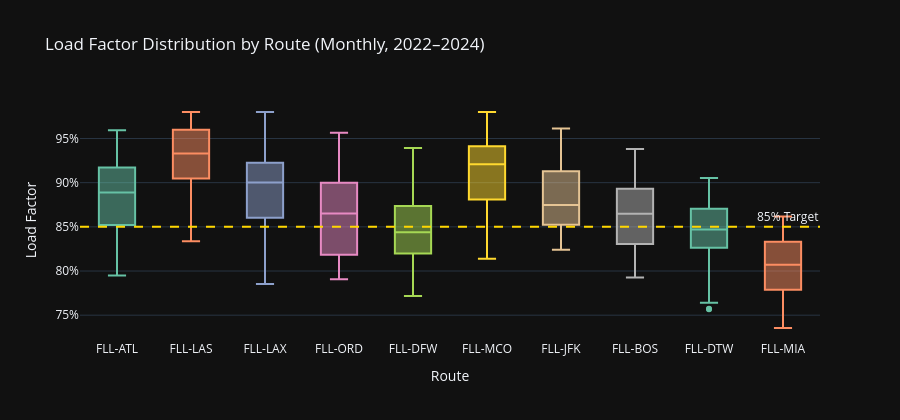

The code cell stored with this chart in its notebook:
### Markdown cell above
## 5. Load Factor Distribution

### Code cell
fig = px.box(
    capacity.dropna(subset=['LoadFactor']),
    x='Route', y='LoadFactor',
    color='Route',
    template=TEMPLATE,
    title='Load Factor Distribution by Route (Monthly, 2022–2024)',
    labels={'LoadFactor': 'Load Factor'},
    color_discrete_sequence=px.colors.qualitative.Set2
)
fig.add_hline(y=0.85, line_dash='dash', line_color=SPIRIT_YELLOW,
              annotation_text='85% Target')
fig.update_yaxes(tickformat='.0%')
fig.update_layout(showlegend=False, height=420)
fig.show()

# Summary stats
lf_stats = capacity.groupby('Route')['LoadFactor'].agg(['mean', 'std', 'min', 'max'])
lf_stats.columns = ['Mean LF', 'Std', 'Min LF', 'Max LF']
lf_stats = lf_stats.applymap(lambda x: f'{x:.1%}')
print('Load Factor Statistics by Route:')
print(lf_stats.to_string())

### Figure 1 — Plotly figure (JSON) as saved in the notebook; plotly's stock layout.template omitted (floating-point values rounded to 4 significant figures)
{"data": [{"alignmentgroup": "True", "hovertemplate": "Route=%{x}<br>Load Factor=%{y}<extra></extra>", "legendgroup": "FLL-ATL", "marker": {"color": "rgb(102,194,165)"}, "name": "FLL-ATL", "notched": false, "offsetgroup": "FLL-ATL", "orientation": "v", "showlegend": true, "type": "box", "x": ["FLL-ATL", "FLL-ATL", "FLL-ATL", "FLL-ATL", "FLL-ATL", "FLL-ATL", "FLL-ATL", "FLL-ATL", "FLL-ATL", "FLL-ATL", "FLL-ATL", "FLL-ATL", "FLL-ATL", "FLL-ATL", "FLL-ATL", "FLL-ATL", "FLL-ATL", "FLL-ATL", "FLL-ATL", "FLL-ATL", "FLL-ATL", "FLL-ATL", "FLL-ATL", "FLL-ATL", "FLL-ATL", "FLL-ATL", "FLL-ATL", "FLL-ATL", "FLL-ATL", "FLL-ATL", "FLL-ATL", "FLL-ATL", "FLL-ATL", "FLL-ATL", "FLL-ATL", "FLL-ATL"], "x0": " ", "xaxis": "x", "y": [0.8973, 0.9303, 0.9124, 0.8527, 0.8102, 0.9391, 0.9305, 0.9062, 0.8065, 0.8868, 0.8883, 0.9163, 0.8733, 0.8993, 0.906, 0.8808, 0.8515, 0.9276, 0.9192, 0.8894, 0.8761, 0.8282, 0.8129, 0.931, 0.8276, 0.9179, 0.9594, 0.8821, 0.8703, 0.8485, 0.9467, 0.9119, 0.7948, 0.9074, 0.8233, 0.8696], "y0": " ", "yaxis": "y"}, {"alignmentgroup": "True", "hovertemplate": "Route=%{x}<br>Load Factor=%{y}<extra></extra>", "legendgroup": "FLL-LAS", "marker": {"color": "rgb(252,141,98)"}, "name": "FLL-LAS", "notched": false, "offsetgroup": "FLL-LAS", "orientation": "v", "showlegend": true, "type": "box", "x": ["FLL-LAS", "FLL-LAS", "FLL-LAS", "FLL-LAS", "FLL-LAS", "FLL-LAS", "FLL-LAS", "FLL-LAS", "FLL-LAS", "FLL-LAS", "FLL-LAS", "FLL-LAS", "FLL-LAS", "FLL-LAS", "FLL-LAS", "FLL-LAS", "FLL-LAS", "FLL-LAS", "FLL-LAS", "FLL-LAS", "FLL-LAS", "FLL-LAS", "FLL-LAS", "FLL-LAS", "FLL-LAS", "FLL-LAS", "FLL-LAS", "FLL-LAS", "FLL-LAS", "FLL-LAS", "FLL-LAS", "FLL-LAS", "FLL-LAS", "FLL-LAS", "FLL-LAS", "FLL-LAS"], "x0": " ", "xaxis": "x", "y": [0.8757, 0.9508, 0.98, 0.9332, 0.8999, 0.9256, 0.98, 0.913, 0.8337, 0.932, 0.9053, 0.9741, 0.9487, 0.9328, 0.954, 0.9392, 0.8915, 0.9601, 0.9673, 0.9042, 0.899, 0.8513, 0.907, 0.962, 0.968, 0.9164, 0.9537, 0.917, 0.9154, 0.976, 0.9793, 0.9407, 0.9008, 0.9529, 0.8593, 0.9598], "y0": " ", "yaxis": "y"}, {"alignmentgroup": "True", "hovertemplate": "Route=%{x}<br>Load Factor=%{y}<extra></extra>", "legendgroup": "FLL-LAX", "marker": {"color": "rgb(141,160,203)"}, "name": "FLL-LAX", "notched": false, "offsetgroup": "FLL-LAX", "orientation": "v", "showlegend": true, "type": "box", "x": ["FLL-LAX", "FLL-LAX", "FLL-LAX", "FLL-LAX", "FLL-LAX", "FLL-LAX", "FLL-LAX", "FLL-LAX", "FLL-LAX", "FLL-LAX", "FLL-LAX", "FLL-LAX", "FLL-LAX", "FLL-LAX", "FLL-LAX", "FLL-LAX", "FLL-LAX", "FLL-LAX", "FLL-LAX", "FLL-LAX", "FLL-LAX", "FLL-LAX", "FLL-LAX", "FLL-LAX", "FLL-LAX", "FLL-LAX", "FLL-LAX", "FLL-LAX", "FLL-LAX", "FLL-LAX", "FLL-LAX", "FLL-LAX", "FLL-LAX", "FLL-LAX", "FLL-LAX", "FLL-LAX"], "x0": " ", "xaxis": "x", "y": [0.9228, 0.9225, 0.98, 0.88, 0.8495, 0.9461, 0.8568, 0.8957, 0.911, 0.8607, 0.8807, 0.9014, 0.8993, 0.9157, 0.98, 0.8597, 0.7971, 0.9322, 0.98, 0.8893, 0.7853, 0.8278, 0.883, 0.9131, 0.9013, 0.8492, 0.9244, 0.9136, 0.8721, 0.8892, 0.9715, 0.9396, 0.826, 0.8377, 0.9083, 0.9135], "y0": " ", "yaxis": "y"}, {"alignmentgroup": "True", "hovertemplate": "Route=%{x}<br>Load Factor=%{y}<extra></extra>", "legendgroup": "FLL-ORD", "marker": {"color": "rgb(231,138,195)"}, "name": "FLL-ORD", "notched": false, "offsetgroup": "FLL-ORD", "orientation": "v", "showlegend": true, "type": "box", "x": ["FLL-ORD", "FLL-ORD", "FLL-ORD", "FLL-ORD", "FLL-ORD", "FLL-ORD", "FLL-ORD", "FLL-ORD", "FLL-ORD", "FLL-ORD", "FLL-ORD", "FLL-ORD", "FLL-ORD", "FLL-ORD", "FLL-ORD", "FLL-ORD", "FLL-ORD", "FLL-ORD", "FLL-ORD", "FLL-ORD", "FLL-ORD", "FLL-ORD", "FLL-ORD", "FLL-ORD", "FLL-ORD", "FLL-ORD", "FLL-ORD", "FLL-ORD", "FLL-ORD", "FLL-ORD", "FLL-ORD", "FLL-ORD", "FLL-ORD", "FLL-ORD", "FLL-ORD", "FLL-ORD"], "x0": " ", "xaxis": "x", "y": [0.8651, 0.944, 0.9156, 0.8451, 0.7907, 0.8911, 0.9074, 0.8613, 0.8378, 0.7913, 0.7925, 0.8763, 0.8684, 0.8441, 0.8737, 0.8336, 0.8472, 0.8669, 0.9372, 0.8113, 0.8196, 0.8095, 0.8512, 0.9565, 0.8651, 0.8931, 0.9322, 0.8174, 0.867, 0.9116, 0.9031, 0.8968, 0.8111, 0.8044, 0.7978, 0.9267], "y0": " ", "yaxis": "y"}, {"alignmentgroup": "True", "hovertemplate": "Route=%{x}<br>Load Factor=%{y}<extra></extra>", "legendgroup": "FLL-DFW", "marker": {"color": "rgb(166,216,84)"}, "name": "FLL-DFW", "notched": false, "offsetgroup": "FLL-DFW", "orientation": "v", "showlegend": true, "type": "box", "x": ["FLL-DFW", "FLL-DFW", "FLL-DFW", "FLL-DFW", "FLL-DFW", "FLL-DFW", "FLL-DFW", "FLL-DFW", "FLL-DFW", "FLL-DFW", "FLL-DFW", "FLL-DFW", "FLL-DFW", "FLL-DFW", "FLL-DFW", "FLL-DFW", "FLL-DFW", "FLL-DFW", "FLL-DFW", "FLL-DFW", "FLL-DFW", "FLL-DFW", "FLL-DFW", "FLL-DFW", "FLL-DFW", "FLL-DFW", "FLL-DFW", "FLL-DFW", "FLL-DFW", "FLL-DFW", "FLL-DFW", "FLL-DFW", "FLL-DFW", "FLL-DFW", "FLL-DFW", "FLL-DFW"], "x0": " ", "xaxis": "x", "y": [0.9007, 0.8437, 0.8983, 0.8009, 0.8132, 0.8525, 0.8532, 0.8551, 0.8172, 0.8243, 0.802, 0.9202, 0.8541, 0.9216, 0.8484, 0.9282, 0.8224, 0.8322, 0.8557, 0.8857, 0.8149, 0.8321, 0.836, 0.844, 0.8435, 0.7984, 0.8616, 0.858, 0.7716, 0.9392, 0.926, 0.8237, 0.8099, 0.8249, 0.814, 0.8959], "y0": " ", "yaxis": "y"}, {"alignmentgroup": "True", "hovertemplate": "Route=%{x}<br>Load Factor=%{y}<extra></extra>", "legendgroup": "FLL-MCO", "marker": {"color": "rgb(255,217,47)"}, "name": "FLL-MCO", "notched": false, "offsetgroup": "FLL-MCO", "orientation": "v", "showlegend": true, "type": "box", "x": ["FLL-MCO", "FLL-MCO", "FLL-MCO", "FLL-MCO", "FLL-MCO", "FLL-MCO", "FLL-MCO", "FLL-MCO", "FLL-MCO", "FLL-MCO", "FLL-MCO", "FLL-MCO", "FLL-MCO", "FLL-MCO", "FLL-MCO", "FLL-MCO", "FLL-MCO", "FLL-MCO", "FLL-MCO", "FLL-MCO", "FLL-MCO", "FLL-MCO", "FLL-MCO", "FLL-MCO", "FLL-MCO", "FLL-MCO", "FLL-MCO", "FLL-MCO", "FLL-MCO", "FLL-MCO", "FLL-MCO", "FLL-MCO", "FLL-MCO", "FLL-MCO", "FLL-MCO", "FLL-MCO"], "x0": " ", "xaxis": "x", "y": [0.9003, 0.9277, 0.9648, 0.9129, 0.8987, 0.9394, 0.9781, 0.9429, 0.8138, 0.8468, 0.9234, 0.98, 0.9264, 0.9215, 0.9745, 0.9203, 0.8435, 0.932, 0.9079, 0.9062, 0.8509, 0.9216, 0.8165, 0.9293, 0.9305, 0.95, 0.9755, 0.8702, 0.8861, 0.9161, 0.98, 0.9159, 0.8505, 0.8757, 0.8407, 0.9555], "y0": " ", "yaxis": "y"}, {"alignmentgroup": "True", "hovertemplate": "Route=%{x}<br>Load Factor=%{y}<extra></extra>", "legendgroup": "FLL-JFK", "marker": {"color": "rgb(229,196,148)"}, "name": "FLL-JFK", "notched": false, "offsetgroup": "FLL-JFK", "orientation": "v", "showlegend": true, "type": "box", "x": ["FLL-JFK", "FLL-JFK", "FLL-JFK", "FLL-JFK", "FLL-JFK", "FLL-JFK", "FLL-JFK", "FLL-JFK", "FLL-JFK", "FLL-JFK", "FLL-JFK", "FLL-JFK", "FLL-JFK", "FLL-JFK", "FLL-JFK", "FLL-JFK", "FLL-JFK", "FLL-JFK", "FLL-JFK", "FLL-JFK", "FLL-JFK", "FLL-JFK", "FLL-JFK", "FLL-JFK", "FLL-JFK", "FLL-JFK", "FLL-JFK", "FLL-JFK", "FLL-JFK", "FLL-JFK", "FLL-JFK", "FLL-JFK", "FLL-JFK", "FLL-JFK", "FLL-JFK", "FLL-JFK"], "x0": " ", "xaxis": "x", "y": [0.8468, 0.9055, 0.8982, 0.9059, 0.8611, 0.9579, 0.853, 0.9312, 0.8458, 0.8487, 0.9162, 0.8671, 0.8864, 0.9374, 0.9382, 0.8586, 0.8794, 0.8875, 0.9098, 0.8701, 0.8516, 0.8493, 0.9255, 0.9354, 0.8355, 0.9241, 0.8873, 0.8617, 0.8642, 0.8673, 0.9048, 0.8698, 0.8242, 0.8378, 0.8469, 0.9612], "y0": " ", "yaxis": "y"}, {"alignmentgroup": "True", "hovertemplate": "Route=%{x}<br>Load Factor=%{y}<extra></extra>", "legendgroup": "FLL-BOS", "marker": {"color": "rgb(179,179,179)"}, "name": "FLL-BOS", "notched": false, "offsetgroup": "FLL-BOS", "orientation": "v", "showlegend": true, "type": "box", "x": ["FLL-BOS", "FLL-BOS", "FLL-BOS", "FLL-BOS", "FLL-BOS", "FLL-BOS", "FLL-BOS", "FLL-BOS", "FLL-BOS", "FLL-BOS", "FLL-BOS", "FLL-BOS", "FLL-BOS", "FLL-BOS", "FLL-BOS", "FLL-BOS", "FLL-BOS", "FLL-BOS", "FLL-BOS", "FLL-BOS", "FLL-BOS", "FLL-BOS", "FLL-BOS", "FLL-BOS", "FLL-BOS", "FLL-BOS", "FLL-BOS", "FLL-BOS", "FLL-BOS", "FLL-BOS", "FLL-BOS", "FLL-BOS", "FLL-BOS", "FLL-BOS", "FLL-BOS", "FLL-BOS"], "x0": " ", "xaxis": "x", "y": [0.8762, 0.893, 0.9329, 0.9059, 0.8819, 0.8483, 0.9158, 0.8932, 0.8289, 0.8157, 0.8321, 0.8634, 0.8489, 0.845, 0.9382, 0.8344, 0.812, 0.8888, 0.9032, 0.8494, 0.8113, 0.8012, 0.8453, 0.8892, 0.8665, 0.8685, 0.8799, 0.8576, 0.7928, 0.9215, 0.8863, 0.9323, 0.8201, 0.8172, 0.8119, 0.9055], "y0": " ", "yaxis": "y"}, {"alignmentgroup": "True", "hovertemplate": "Route=%{x}<br>Load Factor=%{y}<extra></extra>", "legendgroup": "FLL-DTW", "marker": {"color": "rgb(102,194,165)"}, "name": "FLL-DTW", "notched": false, "offsetgroup": "FLL-DTW", "orientation": "v", "showlegend": true, "type": "box", "x": ["FLL-DTW", "FLL-DTW", "FLL-DTW", "FLL-DTW", "FLL-DTW", "FLL-DTW", "FLL-DTW", "FLL-DTW", "FLL-DTW", "FLL-DTW", "FLL-DTW", "FLL-DTW", "FLL-DTW", "FLL-DTW", "FLL-DTW", "FLL-DTW", "FLL-DTW", "FLL-DTW", "FLL-DTW", "FLL-DTW", "FLL-DTW", "FLL-DTW", "FLL-DTW", "FLL-DTW", "FLL-DTW", "FLL-DTW", "FLL-DTW", "FLL-DTW", "FLL-DTW", "FLL-DTW", "FLL-DTW", "FLL-DTW", "FLL-DTW", "FLL-DTW", "FLL-DTW", "FLL-DTW"], "x0": " ", "xaxis": "x", "y": [0.8539, 0.8729, 0.9052, 0.8336, 0.8543, 0.837, 0.8739, 0.8686, 0.7566, 0.8013, 0.856, 0.8731, 0.8259, 0.8939, 0.8459, 0.82, 0.852, 0.8369, 0.8877, 0.8479, 0.827, 0.7573, 0.7937, 0.8602, 0.8512, 0.8765, 0.8927, 0.8726, 0.8402, 0.8216, 0.8366, 0.8339, 0.7642, 0.7869, 0.8415, 0.851], "y0": " ", "yaxis": "y"}, {"alignmentgroup": "True", "hovertemplate": "Route=%{x}<br>Load Factor=%{y}<extra></extra>", "legendgroup": "FLL-MIA", "marker": {"color": "rgb(252,141,98)"}, "name": "FLL-MIA", "notched": false, "offsetgroup": "FLL-MIA", "orientation": "v", "showlegend": true, "type": "box", "x": ["FLL-MIA", "FLL-MIA", "FLL-MIA", "FLL-MIA", "FLL-MIA", "FLL-MIA", "FLL-MIA", "FLL-MIA", "FLL-MIA", "FLL-MIA", "FLL-MIA", "FLL-MIA", "FLL-MIA", "FLL-MIA", "FLL-MIA", "FLL-MIA", "FLL-MIA", "FLL-MIA", "FLL-MIA", "FLL-MIA", "FLL-MIA", "FLL-MIA", "FLL-MIA", "FLL-MIA", "FLL-MIA", "FLL-MIA", "FLL-MIA", "FLL-MIA", "FLL-MIA", "FLL-MIA", "FLL-MIA", "FLL-MIA", "FLL-MIA", "FLL-MIA", "FLL-MIA", "FLL-MIA"], "x0": " ", "xaxis": "x", "y": [0.8333, 0.8544, 0.8409, 0.7743, 0.8186, 0.7946, 0.8543, 0.8182, 0.7789, 0.7707, 0.7706, 0.8616, 0.7886, 0.8369, 0.844, 0.791, 0.7355, 0.8198, 0.8097, 0.8259, 0.8111, 0.7532, 0.7975, 0.8602, 0.7654, 0.8412, 0.8305, 0.7768, 0.8046, 0.8033, 0.8247, 0.8327, 0.7787, 0.762, 0.79, 0.7874], "y0": " ", "yaxis": "y"}], "layout": {"annotations": [{"showarrow": false, "text": "85% Target", "x": 1, "xanchor": "right", "xref": "x domain", "y": 0.85, "yanchor": "bottom", "yref": "y"}], "boxmode": "overlay", "height": 420, "legend": {"title": {"text": "Route"}, "tracegroupgap": 0}, "shapes": [{"line": {"color": "#FFD700", "dash": "dash"}, "type": "line", "x0": 0, "x1": 1, "xref": "x domain", "y0": 0.85, "y1": 0.85, "yref": "y"}], "showlegend": false, "title": {"text": "Load Factor Distribution by Route (Monthly, 2022–2024)"}, "xaxis": {"anchor": "y", "categoryarray": ["FLL-ATL", "FLL-LAS", "FLL-LAX", "FLL-ORD", "FLL-DFW", "FLL-MCO", "FLL-JFK", "FLL-BOS", "FLL-DTW", "FLL-MIA"], "categoryorder": "array", "domain": [0, 1], "title": {"text": "Route"}}, "yaxis": {"anchor": "x", "domain": [0, 1], "tickformat": ".0%", "title": {"text": "Load Factor"}}}}
